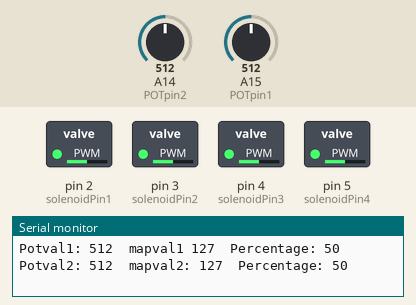
Simulated run of this sketch. Board: Arduino Mega 2560, built with avr-gcc and run on an emulated ATmega2560. Parts: switched loads named in the sketch (green lamp = pin HIGH), the last lines printed to the serial monitor. The inputs (shaded band) are chosen by the test bench; at power-on: A14 (POTpin2) = 512, A15 (POTpin1) = 512.

Above: at 1.2 s.
1.3 s: A14 (POTpin2) set to 418
At 1.8 s:
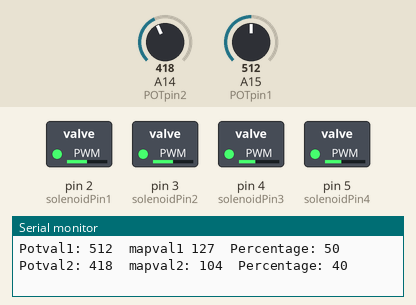
4.3 s: A14 (POTpin2) set to 386
At 5.8 s:
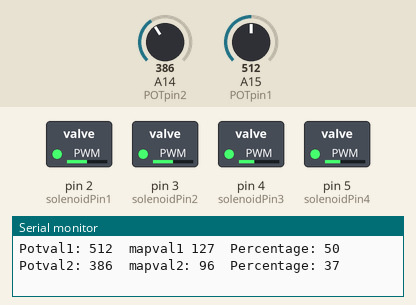
7.3 s: A15 (POTpin1) set to 414
At 8.6 s:
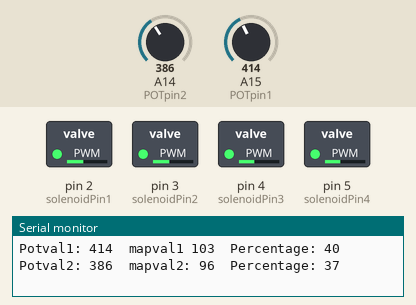
10.3 s: A15 (POTpin1) set to 390
At 10.9 s:
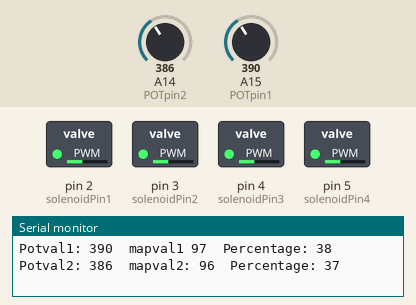
13.3 s: A15 (POTpin1) set to 716
At 14.2 s:
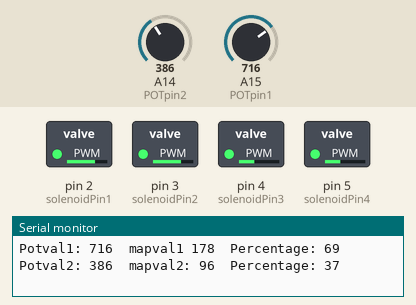
14.9 s: A14 (POTpin2) set to 716
At 15.5 s:
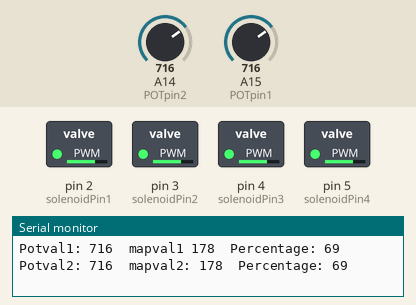
Timing chart, 0 to 17.5 s (numbered marks = the images above; inputs shaded):
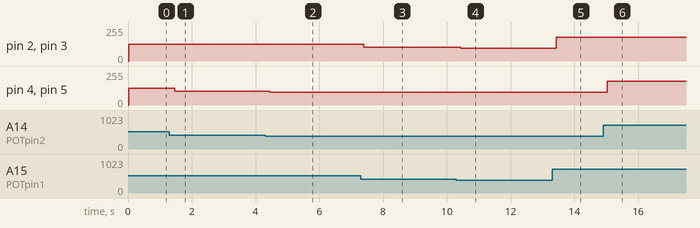

Measured:
- after the input at 1.3 s, pin 4 (solenoidPin3), pin 5 (solenoidPin4): 127/255 → 104/255 after 0.17 s
- after the input at 4.3 s, pin 4 (solenoidPin3), pin 5 (solenoidPin4): 104/255 → 96/255 after 0.15 s
- after the input at 7.3 s, pin 2 (solenoidPin1), pin 3 (solenoidPin2): 127/255 → 103/255 after 0.10 s
- after the input at 10.3 s, pin 2 (solenoidPin1), pin 3 (solenoidPin2): 103/255 → 97/255 after 0.13 s
- after the input at 13.3 s, pin 2 (solenoidPin1), pin 3 (solenoidPin2): 97/255 → 178/255 after 0.13 s
- after the input at 14.9 s, pin 4 (solenoidPin3), pin 5 (solenoidPin4): 96/255 → 178/255 after 0.13 s

The sketch:

airpumpcontrol2.ino
```cpp
//New version of airpumpcontrol for more accurate air flow control
//Christian Diaz Herrera 10/4/2024

int POTpin1 = A15;
int POTpin2 = A14;
int solenoidPin1 = 2;
int solenoidPin2 = 3;
int solenoidPin3 = 4;
int solenoidPin4 = 5;

int POTval1, mapval1, percent1;
int POTval2, mapval2, percent2;


void setup() {
  Serial.begin(9600);
  pinMode(solenoidPin1, OUTPUT);
  pinMode(solenoidPin2, OUTPUT);
  pinMode(solenoidPin3, OUTPUT);
  pinMode(solenoidPin4, OUTPUT);
}

void loop() {
  POTval1 = analogRead(POTpin1);
  mapval1 = map(POTval1, 0, 1023, 0,255);
  percent1 = map(POTval1, 0, 1023, 0,100);
  POTval2 = analogRead(POTpin2);
  mapval2 = map(POTval2, 0, 1023, 0, 255);
  percent2 = map(POTval2, 0,1023, 0,100);

  Serial.print("Potval1: ");
  Serial.print(POTval1);
  // Serial.println();
  Serial.print("\tmapval1 ");
  Serial.print(mapval1);
  Serial.print("\tPercentage: ");
  Serial.print(percent1);
  // Serial.println();
  Serial.print("\tPotval2: " );
  Serial.print(POTval2);
  // Serial.println();
  Serial.print("\tmapval2: ");
  Serial.print(mapval2);
  Serial.print("\tPercentage: ");
  Serial.print(percent2);
  Serial.println();

  analogWrite(solenoidPin1, mapval1);
  // delay(100);
  analogWrite(solenoidPin2, mapval1);
  analogWrite(solenoidPin3, mapval2);
  analogWrite(solenoidPin4, mapval2);
}
```
